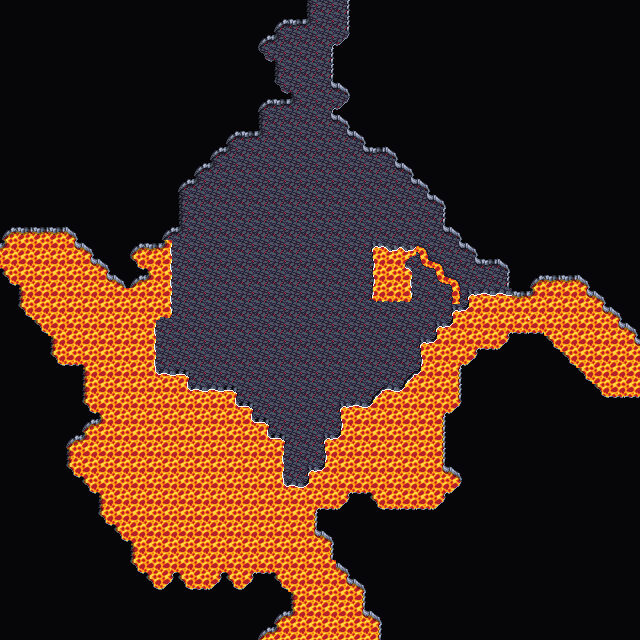

A 2D game scene composited from a Tiled map and its tileset images. What follows is a short description and the map's XML, with each tile layer's data collapsed to a summary:
An orthogonal 40x40 tile map with 16x16 px tiles, 3 tile layers (Background, Walls, Clutter), 2 tilesets and 5 objects.

<map version="1.10" tiledversion="1.10.1" orientation="orthogonal" renderorder="right-down" width="40" height="40" tilewidth="16" tileheight="16" infinite="0" nextlayerid="7" nextobjectid="66">
 <editorsettings>
  <export target="wastetown..tmx" format="tmx" />
 </editorsettings>
 <tileset firstgid="1" source="../../../../common/maps/tileset/main.tsx" />
 <tileset firstgid="10113" source="../../../../common/maps/tileset/buildings.tsx" />
 <layer id="1" name="Background" width="40" height="40">
  <data>[1600 cells, 1600 non-empty, 3 distinct tile ids]</data>
 </layer>
 <layer id="2" name="Walls" width="40" height="40">
  <data>[1600 cells, 1190 non-empty, 37 distinct tile ids]</data>
 </layer>
 <layer id="3" name="Clutter" width="40" height="40">
  <properties>
   <property name="spriteLayer" type="bool" value="true" />
  </properties>
  <data>[1600 cells, 24 non-empty, 9 distinct tile ids]</data>
 </layer>
 <objectgroup id="4" name="Objects">
  <object id="60" template="../../../../common/maps/obj/door_down.tx" x="322" y="16">
   <properties>
    <property name="teleport" value="../Shandalar Old Border/maps/map/cave/cave_multilevel_4/cave_23I6.tmx" />
    <property name="teleportObjectId" value="60" />
   </properties>
  </object>
  <object id="62" template="../../../../common/maps/obj/manashards.tx" x="379.422" y="189.478" />
  <object id="63" template="../../../../common/maps/obj/manashards.tx" x="188.94" y="220.687" />
  <object id="64" template="../../../../common/maps/obj/manashards.tx" x="217.996" y="380.498" />
  <object id="65" template="../../../../common/maps/obj/manashards.tx" x="385.341" y="372.427" />
 </objectgroup>
</map>
